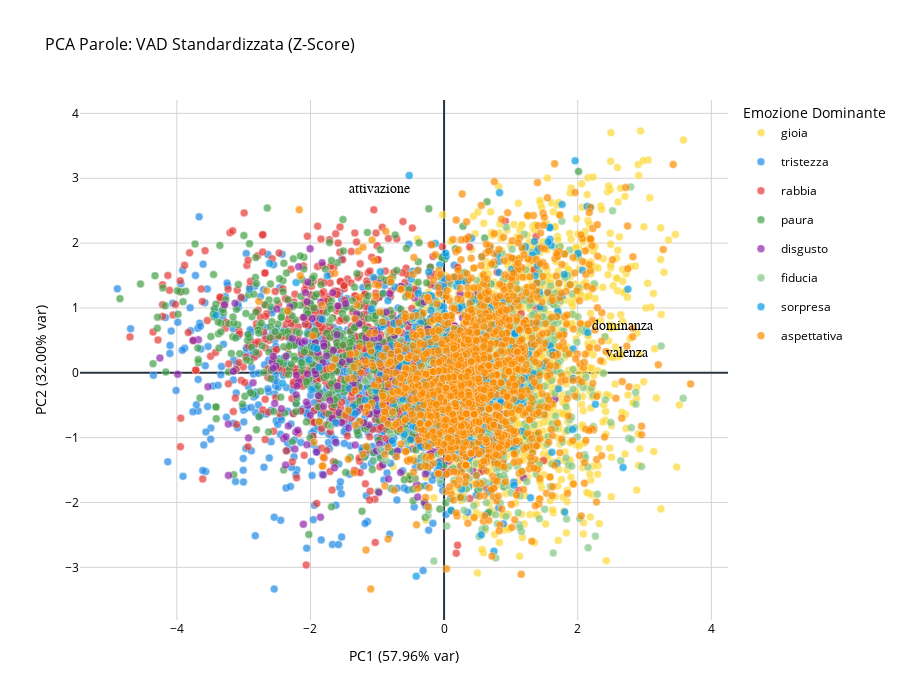

This figure's notebook cell:
### Markdown cell above
### Visualizzazione PCA per le 3 Dimensioni VAD, con standirdizzazione
Con standardizzazione, per portare le scale 1-9 su una scala comparabile (z-score).

### Code cell
pca_vad_scaled = perform_pca_analysis(df_only_words, VAD_FEATURES, dominant_all_words, scale=True)

fig4 = plot_pca_single(
    pca_data=pca_vad_scaled,
    colors_dict=EMOTION_COLORS,
    title="PCA Parole: VAD Standardizzata (Z-Score)",
    plot_loadings=True,
    feature_names=VAD_FEATURES
)
fig4.show()

### Figure 1 — Plotly figure (JSON) as saved in the notebook; plotly's stock layout.template omitted (floating-point values rounded to 4 significant figures; data arrays with more than 128 entries replaced by an {"elided": "..."} marker saying what was removed)
{"data": [{"hovertemplate": "<b>gioia</b><br>Parola: %{text}<br>PC1: %{x:.2f}<br>PC2: %{y:.2f}<extra></extra>", "legendgroup": "gioia", "marker": {"color": "#FDD835", "line": {"color": "white", "width": 0.5}, "opacity": 0.7, "size": 8}, "mode": "markers", "name": "gioia", "showlegend": true, "text": {"elided": "1562 str values"}, "x": {"elided": "1562 float values"}, "y": {"elided": "1562 float values"}, "type": "scatter"}, {"hovertemplate": "<b>tristezza</b><br>Parola: %{text}<br>PC1: %{x:.2f}<br>PC2: %{y:.2f}<extra></extra>", "legendgroup": "tristezza", "marker": {"color": "#1E88E5", "line": {"color": "white", "width": 0.5}, "opacity": 0.7, "size": 8}, "mode": "markers", "name": "tristezza", "showlegend": true, "text": {"elided": "778 str values"}, "x": {"elided": "778 float values"}, "y": {"elided": "778 float values"}, "type": "scatter"}, {"hovertemplate": "<b>rabbia</b><br>Parola: %{text}<br>PC1: %{x:.2f}<br>PC2: %{y:.2f}<extra></extra>", "legendgroup": "rabbia", "marker": {"color": "#E53935", "line": {"color": "white", "width": 0.5}, "opacity": 0.7, "size": 8}, "mode": "markers", "name": "rabbia", "showlegend": true, "text": {"elided": "704 str values"}, "x": {"elided": "704 float values"}, "y": {"elided": "704 float values"}, "type": "scatter"}, {"hovertemplate": "<b>paura</b><br>Parola: %{text}<br>PC1: %{x:.2f}<br>PC2: %{y:.2f}<extra></extra>", "legendgroup": "paura", "marker": {"color": "#43A047", "line": {"color": "white", "width": 0.5}, "opacity": 0.7, "size": 8}, "mode": "markers", "name": "paura", "showlegend": true, "text": {"elided": "653 str values"}, "x": {"elided": "653 float values"}, "y": {"elided": "653 float values"}, "type": "scatter"}, {"hovertemplate": "<b>disgusto</b><br>Parola: %{text}<br>PC1: %{x:.2f}<br>PC2: %{y:.2f}<extra></extra>", "legendgroup": "disgusto", "marker": {"color": "#8E24AA", "line": {"color": "white", "width": 0.5}, "opacity": 0.7, "size": 8}, "mode": "markers", "name": "disgusto", "showlegend": true, "text": {"elided": "248 str values"}, "x": {"elided": "248 float values"}, "y": {"elided": "248 float values"}, "type": "scatter"}, {"hovertemplate": "<b>fiducia</b><br>Parola: %{text}<br>PC1: %{x:.2f}<br>PC2: %{y:.2f}<extra></extra>", "legendgroup": "fiducia", "marker": {"color": "#81C784", "line": {"color": "white", "width": 0.5}, "opacity": 0.7, "size": 8}, "mode": "markers", "name": "fiducia", "showlegend": true, "text": {"elided": "763 str values"}, "x": {"elided": "763 float values"}, "y": {"elided": "763 float values"}, "type": "scatter"}, {"hovertemplate": "<b>sorpresa</b><br>Parola: %{text}<br>PC1: %{x:.2f}<br>PC2: %{y:.2f}<extra></extra>", "legendgroup": "sorpresa", "marker": {"color": "#039BE5", "line": {"color": "white", "width": 0.5}, "opacity": 0.7, "size": 8}, "mode": "markers", "name": "sorpresa", "showlegend": true, "text": {"elided": "438 str values"}, "x": {"elided": "438 float values"}, "y": {"elided": "438 float values"}, "type": "scatter"}, {"hovertemplate": "<b>aspettativa</b><br>Parola: %{text}<br>PC1: %{x:.2f}<br>PC2: %{y:.2f}<extra></extra>", "legendgroup": "aspettativa", "marker": {"color": "#FB8C00", "line": {"color": "white", "width": 0.5}, "opacity": 0.7, "size": 8}, "mode": "markers", "name": "aspettativa", "showlegend": true, "text": {"elided": "1573 str values"}, "x": {"elided": "1573 float values"}, "y": {"elided": "1573 float values"}, "type": "scatter"}], "layout": {"annotations": [{"arrowcolor": "#333", "arrowhead": 2, "arrowsize": 1, "arrowwidth": 2, "ax": 0, "ay": 0, "font": {"color": "black", "family": "Arial Black", "size": 14}, "showarrow": true, "text": "valenza", "x": 2.745, "y": 0.2988}, {"arrowcolor": "#333", "arrowhead": 2, "arrowsize": 1, "arrowwidth": 2, "ax": 0, "ay": 0, "font": {"color": "black", "family": "Arial Black", "size": 14}, "showarrow": true, "text": "attivazione", "x": -0.968, "y": 2.835}, {"arrowcolor": "#333", "arrowhead": 2, "arrowsize": 1, "arrowwidth": 2, "ax": 0, "ay": 0, "font": {"color": "black", "family": "Arial Black", "size": 14}, "showarrow": true, "text": "dominanza", "x": 2.68, "y": 0.718}], "xaxis": {"title": {"font": {"color": "black"}, "text": "PC1 (57.96% var)"}, "tickfont": {"color": "black"}, "showgrid": true, "gridcolor": "lightgray"}, "yaxis": {"title": {"font": {"color": "black"}, "text": "PC2 (32.00% var)"}, "tickfont": {"color": "black"}, "showgrid": true, "gridcolor": "lightgray"}, "title": {"font": {"size": 16}, "text": "PCA Parole: VAD Standardizzata (Z-Score)"}, "font": {"color": "black"}, "legend": {"title": {"font": {"size": 14, "color": "black"}, "text": "Emozione Dominante"}, "font": {"size": 12, "color": "black"}}, "plot_bgcolor": "white", "paper_bgcolor": "white", "height": 700}}
